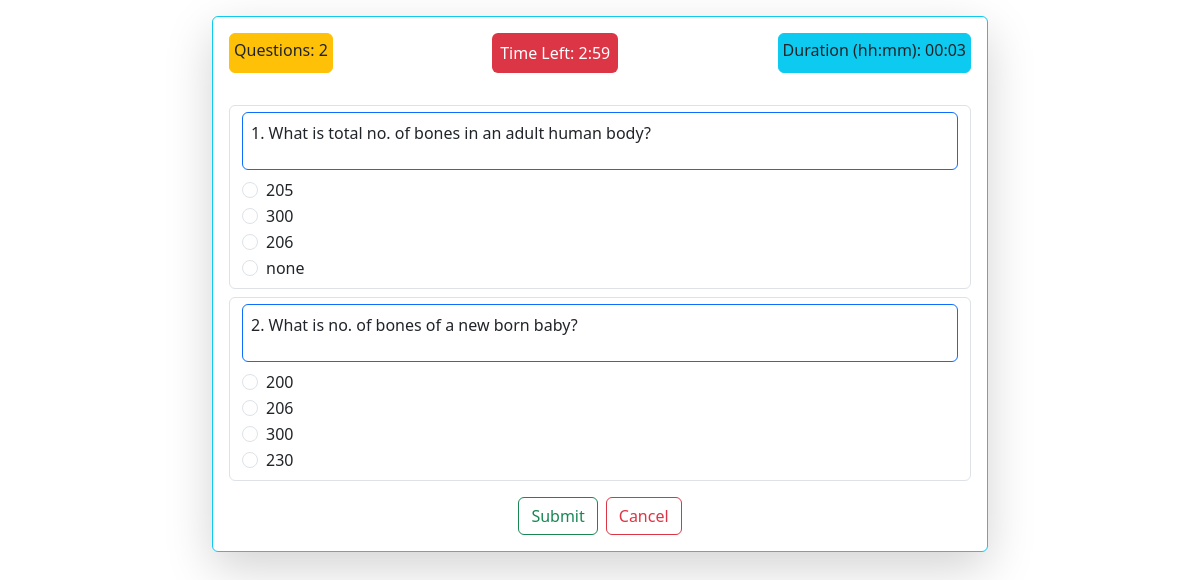
/quiz_start/4/ (signed in), run on the app's committed database.
### backend/models.py (models this page shows)
class Quiz(db.Model):
    __tablename__ = "quiz"
    id = db.Column(db.Integer, primary_key=True)
    date = db.Column(db.Date, nullable=False)
    duration = db.Column(db.Integer, nullable=False)
    chapter_id = db.Column(db.Integer, db.ForeignKey('chapter.id'), nullable=False)
    questions = db.relationship('Question', backref='quiz', lazy=True)
    scores = db.relationship('Score', backref='quiz', lazy=True)

class Question(db.Model):
    __tablename__ = "question"
    id = db.Column(db.Integer, primary_key=True)
    title = db.Column(db.String(100), nullable=False)
    question_stmt = db.Column(db.String(250), nullable=False)
    option_a = db.Column(db.String(250), nullable=False)
    option_b = db.Column(db.String(250), nullable=False)
    option_c = db.Column(db.String(250), nullable=False)
    option_d = db.Column(db.String(250), nullable=False)
    correct_option = db.Column(db.String(1), nullable=False)  # a, b, c, or d
    quiz_id = db.Column(db.Integer, db.ForeignKey('quiz.id'), nullable=False)

### backend/controllers.py (the view)
@app.route("/quiz_start/<int:qid>/")
@login_required
def quiz_start(qid):
    quiz = Quiz.query.get_or_404(qid)
    questions = quiz.questions
    duration_str = quiz.duration
    try:
        time = duration_str.split(':')
        hours = int(time[0])
        minutes = int(time[1])
        total_seconds = hours * 3600 + minutes * 60
    except ValueError:
        total_seconds = 0
    return render_template('quiz_start.html', user=current_user, quiz=quiz, questions=questions,duration_seconds=total_seconds)

### app.py (called while the page is built)
def start():
    quiz_app = Flask(__name__)
    quiz_app.config["SQLALCHEMY_DATABASE_URI"]="sqlite:///quiz_db.sqlite3"
    quiz_app.config["SECRET_KEY"] = "this_is_a_secret_for_quiz_app"
    db.init_app(quiz_app)
    quiz_app.app_context().push()
    quiz_app.debug = True
    db.create_all()
    create_admin()
    login_manager = LoginManager()
    login_manager.login_view = 'login'
    login_manager.init_app(quiz_app)
    @login_manager.user_loader
    def load_user(id):
        return User.query.get(int(id))
    print("Quiz app is running... ")

### templates/quiz_start.html (shortened to what this page needs)
{% extends "base.html" %}
{% block content %}
<div class="container col-md-8 col-md-offset-4">
  <div class="card border-info shadow-lg p-3 mb-5 bg-white rounded mt-3">
    <div class="d-flex justify-content-between mb-3">
      <div class="border border-warning bg-warning rounded p-1 mb-3">Questions: {{ quiz.questions|length }}</div>
      <div class="border-danger bg-danger text-white rounded p-2 mb-3">
        Time Left: <span id="timer">{{ duration_seconds }}</span>
      </div>
      <div class="border border-info bg-info rounded p-1 mb-3">
        Duration (hh:mm): {{ quiz.duration }}
      </div>
    </div>
    <form id="quiz-form" method="POST" action="/submit_quiz/{{ quiz.id }}">
      {% for question in quiz.questions %}
      <div class="form-control mb-2">
        <div class="border border-primary rounded p-2 mb-2">
          <p>{{ loop.index }}. {{ question.question_stmt }}</p>
        </div>
        <div class="form-check">
          <input class="form-check-input" type="radio" name="question_{{ question.id }}" id="option_a_{{ question.id }}" value="a">
          <label class="form-check-label" for="option_a_{{ question.id }}">{{ question.option_a }}</label>
        </div>
        <div class="form-check">
          <input class="form-check-input" type="radio" name="question_{{ question.id }}" id="option_b_{{ question.id }}" value="b">
          <label class="form-check-label" for="option_b_{{ question.id }}">{{ question.option_b }}</label>
        </div>
        <div class="form-check">
          <input class="form-check-input" type="radio" name="question_{{ question.id }}" id="option_c_{{ question.id }}" value="c">
          <label class="form-check-label" for="option_c_{{ question.id }}">{{ question.option_c }}</label>
        </div>
        <div class="form-check">
          <input class="form-check-input" type="radio" name="question_{{ question.id }}" id="option_d_{{ question.id }}" value="d">
          <label class="form-check-label" for="option_d_{{ question.id }}">{{ question.option_d }}</label>
        </div>
      </div>
      {% endfor %}
      <div class="d-flex justify-content-center mt-3">
        <button type="submit" class="btn btn-outline-success">Submit</button>
        <a href="/user" class="btn btn-outline-danger ms-2">Cancel</a>
      </div>
    </form>
  </div>
</div>
{% endblock %}

### data on the page
Quiz: duration "00:03"
Question: question_stmt "What is total no. of bones in an adult human body?", option_a "205", option_b "300", option_c "206", option_d "none"
Question: question_stmt "What is no. of bones of a new born baby?", option_a "200", option_b "206", option_c "300", option_d "230"

### other printed values
{{ quiz.questions|length }} "2"
